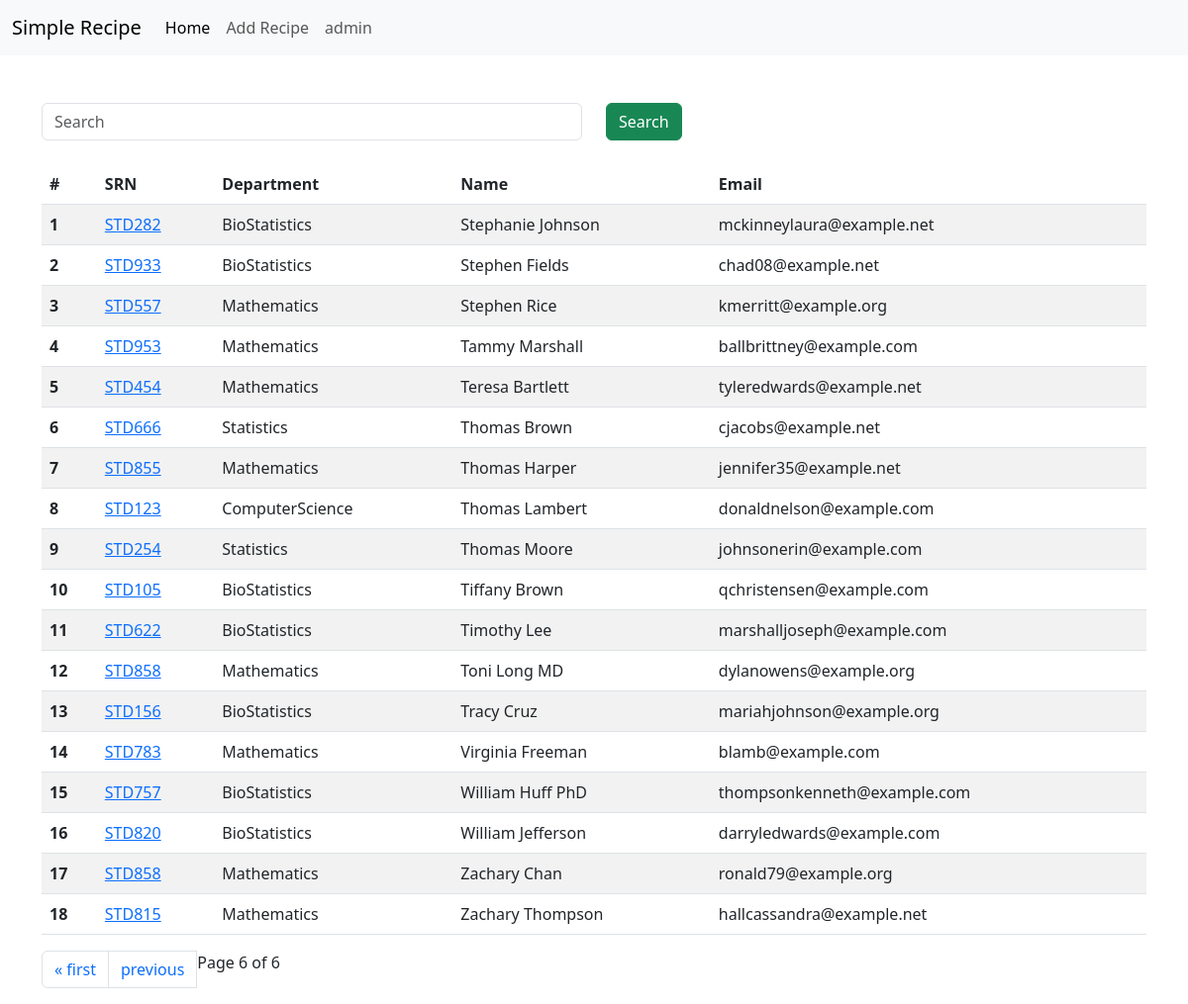
Screenshot of /student/?page=6 with the database file from the repository.
### student/models.py (models this page shows, shortened)
class Student(models.Model):
    srn = models.OneToOneField(StudentID, on_delete=models.CASCADE)
    dept_name = models.ForeignKey(Department, on_delete=models.CASCADE)
    name = models.CharField(max_length=30)
    email = models.EmailField(unique=True)
    age = models.IntegerField(default=18)
    address = models.TextField(blank=True, null=True)
    class Meta:
        ordering = ['name']

class StudentID(models.Model):
    srn = models.CharField(max_length=20)
    def __str__(self):
        return self.srn

class Department(models.Model):
    department = models.CharField(max_length=20)
    def __str__(self):
        return self.department
    class Meta:
        ordering = ['department']

### student/views.py (the view, shortened to what this page needs)
# urls.py: path('student/', include('student.urls')),
def student(request):
    student_obj = Student.objects.all()
    paginator = Paginator(student_obj, 25)  # Show 25 contacts per page.
    page_number = request.GET.get("page", 1)
    page_obj = paginator.get_page(page_number)
    context = {'students': page_obj}
    return render(request, 'student/student.html', context)

### templates/student/student.html (shortened to what this page needs)
{% extends 'index.html' %}
{% block content %}
<div class="container mt-5">
  <form class="mb-4">
    <div class="row">
      <div class="col-md-6">
        <input type="text" name="search" class="form-control" placeholder="Search"/>
      </div>
      <div class="col-md-6">
        <button class="btn btn-success">Search</button>
      </div>
    </div>
  </form>
  <table class="table table-striped">
      <thead>
        <tr>
          <th scope="col">#</th>
          <th scope="col">SRN</th>
          <th scope="col">Department</th>
          <th scope="col">Name</th>
          <th scope="col">Email</th>
          </tr>
      </thead>
      <tbody>
          {% for student in students %}
        <tr>
          <th scope="row">{{forloop.counter}}</th>
          <td><a href="{% url 'marks' student.srn  %}">{{student.srn}}</a></td>
          <td>{{student.dept_name}}</td>
          <td>{{student.name}}</td>
          <td>{{student.email}}</td>
        </tr>
          {% endfor %}
      </tbody>
  </table>
  <nav aria-label="Page navigation example">
      <ul class="pagination">
      {% if students.has_previous %}
      <li class="page-item"><a class="page-link" href="?page=1">&laquo; first</a></li>
      <li class="page-item"><a class="page-link" href="?page={{ students.previous_page_number }}">previous</a></li>
      {% endif %}
      <li class="page-item">Page {{ students.number }} of {{ students.paginator.num_pages }}</li>
      </ul>
  </nav>
</div>
{% endblock content%}

### rows the page displays
Student: srn "STD282", dept_name "BioStatistics", name "Stephanie Johnson", email "mckinneylaura@example.net"
Student: srn "STD933", dept_name "BioStatistics", name "Stephen Fields", email "chad08@example.net"
Student: srn "STD557", dept_name "Mathematics", name "Stephen Rice", email "kmerritt@example.org"
Student: srn "STD953", dept_name "Mathematics", name "Tammy Marshall", email "ballbrittney@example.com"
Student: srn "STD454", dept_name "Mathematics", name "Teresa Bartlett", email "tyleredwards@example.net"
Student: srn "STD666", dept_name "Statistics", name "Thomas Brown", email "cjacobs@example.net"
Student: srn "STD855", dept_name "Mathematics", name "Thomas Harper", email "jennifer35@example.net"
Student: srn "STD123", dept_name "ComputerScience", name "Thomas Lambert", email "donaldnelson@example.com"
Student: srn "STD254", dept_name "Statistics", name "Thomas Moore", email "johnsonerin@example.com"
Student: srn "STD105", dept_name "BioStatistics", name "Tiffany Brown", email "qchristensen@example.com"
Student: srn "STD622", dept_name "BioStatistics", name "Timothy Lee", email "marshalljoseph@example.com"
Student: srn "STD858", dept_name "Mathematics", name "Toni Long MD", email "dylanowens@example.org"
Student: srn "STD156", dept_name "BioStatistics", name "Tracy Cruz", email "mariahjohnson@example.org"
Student: srn "STD783", dept_name "Mathematics", name "Virginia Freeman", email "blamb@example.com"
Student: srn "STD757", dept_name "BioStatistics", name "William Huff PhD", email "thompsonkenneth@example.com"
Student: srn "STD820", dept_name "BioStatistics", name "William Jefferson", email "darryledwards@example.com"
Student: srn "STD858", dept_name "Mathematics", name "Zachary Chan", email "ronald79@example.org"
Student: srn "STD815", dept_name "Mathematics", name "Zachary Thompson", email "hallcassandra@example.net"

### other values shown
{{ students.number }} "6"
{{ students.paginator.num_pages }} "6"
